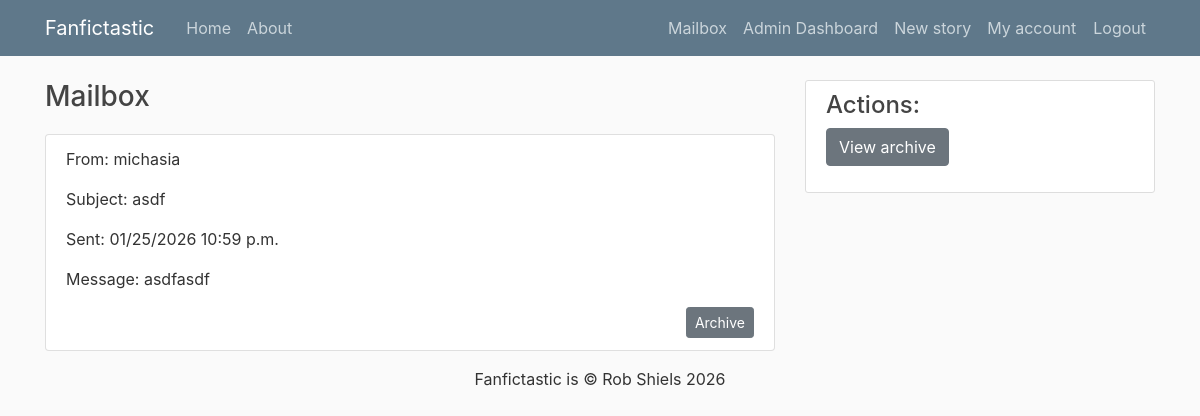
The app's page /mails/ (signed in) with its own data.
### mails/models.py (models this page shows, shortened)
class Mail(models.Model):
    sender = models.ForeignKey(
        User, on_delete=models.CASCADE, related_name="sent_mails"
    )
    recipient = models.ForeignKey(
        User, on_delete=models.CASCADE, related_name="received_mails"
    )
    subject = models.CharField(max_length=255)
    body = models.TextField()
    timestamp = models.DateTimeField(default=timezone.now)
    is_archived = models.BooleanField(default=False)

### mails/views.py (the view)
# urls.py: path("", MailboxView.as_view(), name="mailbox"),  # /mails/
class MailboxView(LoginRequiredMixin, ListView):
    model = Mail
    template_name = "mails/mailbox.html"
    context_object_name = "mails"
    def get_queryset(self):
        return Mail.objects.filter(
            recipient=self.request.user, is_archived=False
        ).order_by("-timestamp")

### mails/templates/mails/mailbox.html
{% extends "stories/base.html" %}
{% block content %}
<h1>Mailbox</h1>
{% if mails %}
<ul class="list-group">
  {% for mail in mails %}
    <li class="list-group-item">
      <p>From: {{ mail.sender.username }}</p>
      <p>Subject: {{ mail.subject }}</p>
      <p>Sent: {{ mail.timestamp|date:"SHORT_DATETIME_FORMAT" }}</p>
      <p>Message: {{ mail.body }}</p>
      <a href="{% url 'mails:archive' mail.id %}" class="btn btn-sm btn-secondary float-right">Archive</a>
    </li>
  {% endfor %}
</ul>
{% else %}
<p>No mails yet.</p>
{% endif %}
{% endblock %}
{% block sidebar %}
<div class="content-section">
<h2>Actions:</h2>
<a href="{% url 'mails:archived' %}" class="btn btn-secondary mb-3">View archive</a>
</div>
{% endblock %}

### stories/static/stories/main.css (style rules this page uses)
body { background: #fafafa; color: #333333; margin-top: 5rem; }
h1, h2, h3, h4, h5, h6 { color: #444444; }
h1 { font-size: 28px; padding-bottom: 12px; }
h2 { font-size: 24px; }
ul { margin: 0; }
.content-section { background: #ffffff; padding: 10px 20px; border: 1px solid #dddddd; border-radius: 3px; margin-bottom: 20px; }

### records on screen
Mail: sender.username "michasia", subject "asdf", timestamp "01/25/2026 10:59 p.m.", body "asdfasdf"
